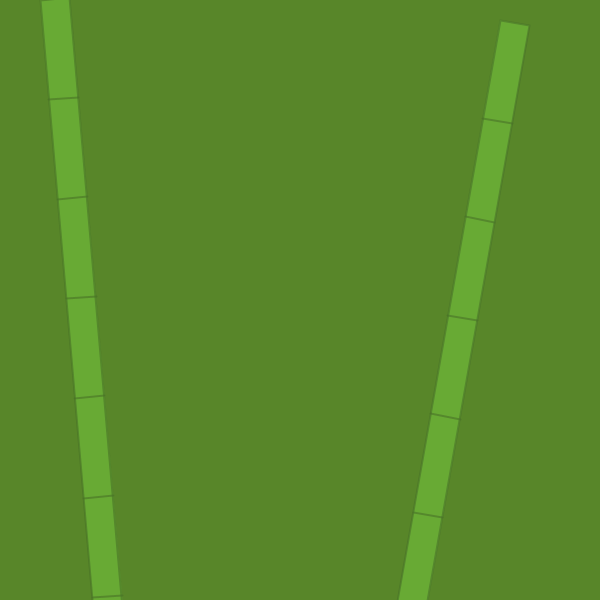
Frame 1 (no input)
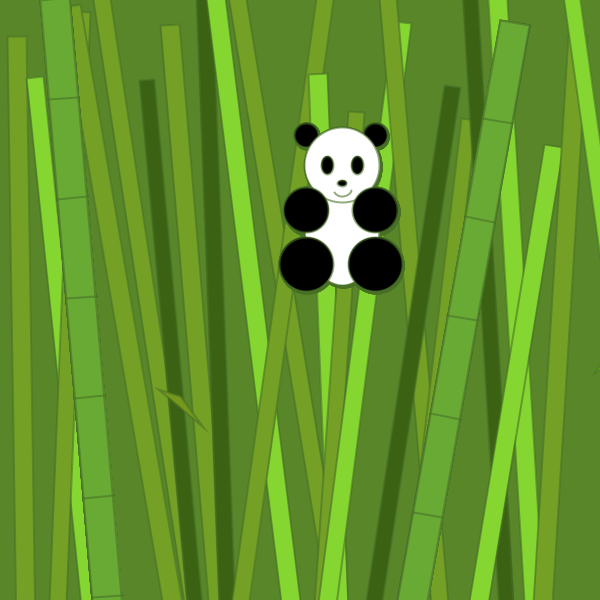
Frame 60 (the mouse pressed at the canvas centre just before this capture)
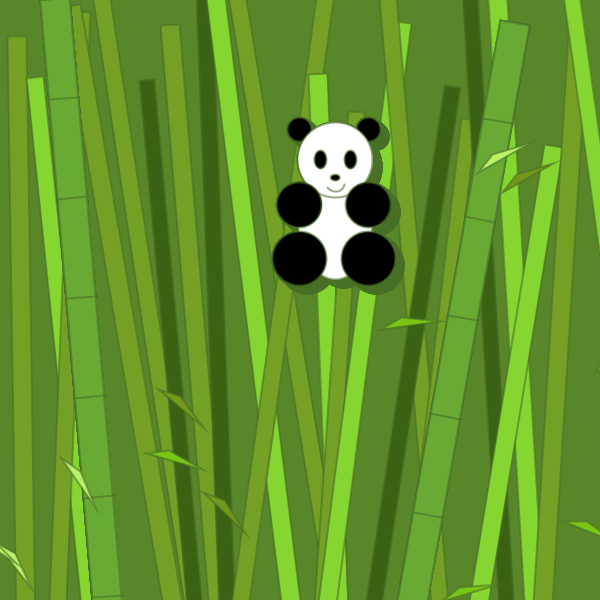
Frame 120 (the mouse held since frame 60 and released just before this capture)

The Processing sketch that drew these frames (run headless with seeded random() and noise(); from frame 60 on, the mouse is pressed at the canvas centre):

// Processing sketch: processing_90583
// ── processing_90583.pde

int myX;
int myY;
float bambooW ;
float bambooH ;
float i=0;
color[ ] bambooColor = {#74A025,#85D630,#3B6213};
color[ ] leafColor = {#74981A,#7BC614,#BAF267};
float x=0;
float y=0;
float pandaX,noiseA;
float pandaY,noiseB,increment;
int leafX;
int leafY;

void setup() {
size(600,600);
background(#588629);
strokeWeight(2);
pandaX=random(width/2);
pandaY=random(height/2);
noiseA=1;
noiseB=100;
increment=0.005;

}

void draw() {

//draw random bamboo

if(i<width){
drawBamboo();
i=i+bambooW+10;
fill(bambooColor[int(random(0,3))]);
bambooW = random(15,20);
bambooH = random(600,800);
}
else {
drawPanda();
drawLeaf();

}
}

void drawBamboo()
{ 
  pushMatrix();
  frameRate(20);
  translate(0,200);
  rotate(radians(random(-10,10)));
  rect(i,500,bambooW,-bambooH);
  popMatrix();
 
 //draw the right bamboo
 pushMatrix();
  translate(500, 20);
  rotate(radians(10));
  stroke(71, 113, 39, 150);
  fill(104, 170, 52);
  rect(0, 0, 30, 1020);
  line(0, 100, 30, 100);
  line(0, 200, 30, 200);
  line(0, 300, 30, 300);
  line(0, 400, 30, 400);
  line(0, 500, 30, 500);
  line(0, 600, 30, 600);
  line(0, 700, 30, 700);
  line(0, 800, 30, 800);
  line(0, 900, 30, 900);
  popMatrix();

//draw the left bamboo
 pushMatrix();
  translate(40, 0);
  rotate(radians(-5));
  stroke(71, 113, 38, 150);
  fill(104, 170, 52);
  rect(0, 0, 30,800);
  line(0, 100, 30, 100);
  line(0, 200, 30, 200);
  line(0, 300, 30, 300);
  line(0, 400, 30, 400);
  line(0, 500, 30, 500);
  line(0, 600, 30, 600);
  line(0, 700, 30, 700);
  line(0, 800, 30, 800);
  line(0, 900, 30, 900);
  popMatrix();


//panda smile
myX=mouseX;
myY=mouseY;
//if(( myX<=3) || (myY<=3)){
//background(#588629);//green
}

//draw panda
void drawPanda() {
pushMatrix();
pandaX=pandaX-(0.5-noise(noiseA));
pandaY=pandaY-(0.5-noise(noiseB));
noiseA=noiseA+increment;
noiseB=noiseB+increment;
x=pandaX;
y=pandaY;
fill(0);//black
ellipse(114+x,60+y,24,24);//left ear
ellipse(183+x,60+y,24,24);//right ear
fill(255,255,255);//white
ellipse(150+x,150+y,75,120);//body
ellipse(150+x,90+y,75,75);//head
fill(0,0,0);//black
ellipse(135+x,90+y,12,18);//left eye
ellipse(165+x,90+y,12,18);//right eye
ellipse(150+x,108+y,9,6);//nose
ellipse(114+x,135+y,45,45);//left hand
ellipse(183+x,135+y,45,45);//right hand
ellipse(114+x,189+y,54,54);//left foot
ellipse(183+x,189+y,54,54);//right foot

//if(x>width || y>height){
  //x=0;
  //y=0;
//}
popMatrix();
}



void drawLeaf() {
pushMatrix();
frameRate(10);
fill(leafColor[int(random(0,3))]);
rotate(radians(random(-180,180)));
leafX = int(random(0,width));
leafY = int(random(0,height));
triangle(195+leafX,120+leafY,50+204+leafX,20+99+leafY,216+leafX,111+leafY);
popMatrix();
noFill();
arc(150+x,114+y,18,15,radians(random(3,10)),radians(random(150,142)));//smile
//line(195,120,myX/12-50+204,myY/12+20+99);//L bamboo
//line(195,120,myX/12+216,111);//R bamboo
}
